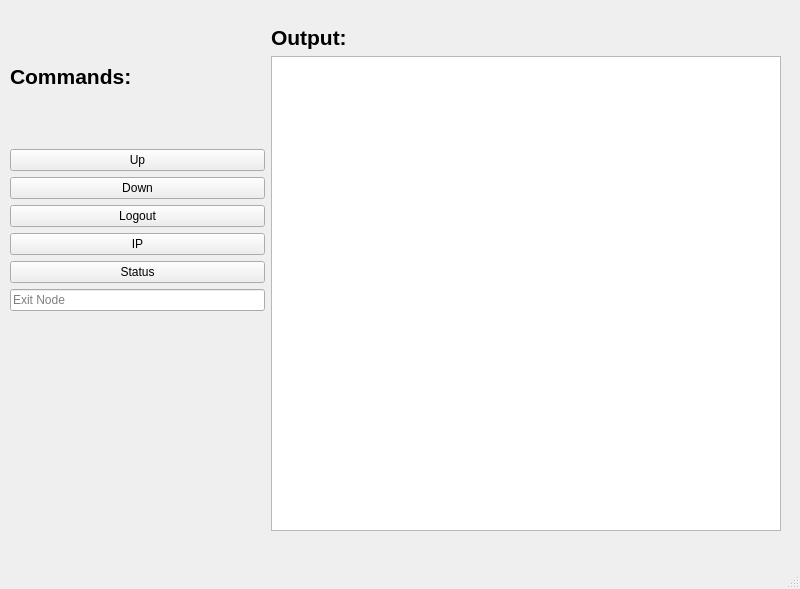
<?xml version="1.0" encoding="UTF-8"?>
<ui version="4.0">
 <class>MainWindow</class>
 <widget class="QMainWindow" name="MainWindow">
  <property name="geometry">
   <rect>
    <x>0</x>
    <y>0</y>
    <width>800</width>
    <height>589</height>
   </rect>
  </property>
  <property name="windowTitle">
   <string>Quail</string>
  </property>
  <widget class="QWidget" name="centralwidget">
   <widget class="QWidget" name="horizontalLayoutWidget">
    <property name="geometry">
     <rect>
      <x>10</x>
      <y>10</y>
      <width>771</width>
      <height>521</height>
     </rect>
    </property>
    <layout class="QHBoxLayout" name="horizontalLayout" stretch="1,2">
     <item>
      <layout class="QVBoxLayout" name="LeftBar">
       <property name="rightMargin">
        <number>0</number>
       </property>
       <property name="bottomMargin">
        <number>220</number>
       </property>
       <item>
        <widget class="QLabel" name="CommandLabel_4">
         <property name="font">
          <font>
           <pointsize>16</pointsize>
           <weight>75</weight>
           <bold>true</bold>
          </font>
         </property>
         <property name="text">
          <string>Commands:</string>
         </property>
        </widget>
       </item>
       <item>
        <widget class="QPushButton" name="pushButton_16">
         <property name="text">
          <string>Up</string>
         </property>
        </widget>
       </item>
       <item>
        <widget class="QPushButton" name="pushButton_17">
         <property name="text">
          <string>Down</string>
         </property>
        </widget>
       </item>
       <item>
        <widget class="QPushButton" name="pushButton_18">
         <property name="text">
          <string>Logout</string>
         </property>
        </widget>
       </item>
       <item>
        <widget class="QPushButton" name="pushButton_19">
         <property name="text">
          <string>IP</string>
         </property>
        </widget>
       </item>
       <item>
        <widget class="QPushButton" name="pushButton_20">
         <property name="text">
          <string>Status</string>
         </property>
        </widget>
       </item>
       <item>
        <widget class="QLineEdit" name="lineEdit_4">
         <property name="placeholderText">
          <string>Exit Node</string>
         </property>
        </widget>
       </item>
      </layout>
     </item>
     <item>
      <layout class="QVBoxLayout" name="OutputBar">
       <property name="topMargin">
        <number>15</number>
       </property>
       <item>
        <widget class="QLabel" name="OutputLabel">
         <property name="font">
          <font>
           <pointsize>16</pointsize>
           <weight>75</weight>
           <bold>true</bold>
          </font>
         </property>
         <property name="text">
          <string>Output:</string>
         </property>
         <property name="margin">
          <number>0</number>
         </property>
        </widget>
       </item>
       <item>
        <widget class="QTextBrowser" name="textBrowser"/>
       </item>
      </layout>
     </item>
    </layout>
   </widget>
  </widget>
  <widget class="QMenuBar" name="menubar">
   <property name="geometry">
    <rect>
     <x>0</x>
     <y>0</y>
     <width>800</width>
     <height>30</height>
    </rect>
   </property>
  </widget>
  <widget class="QStatusBar" name="statusbar"/>
 </widget>
 <resources/>
 <connections/>
</ui>
